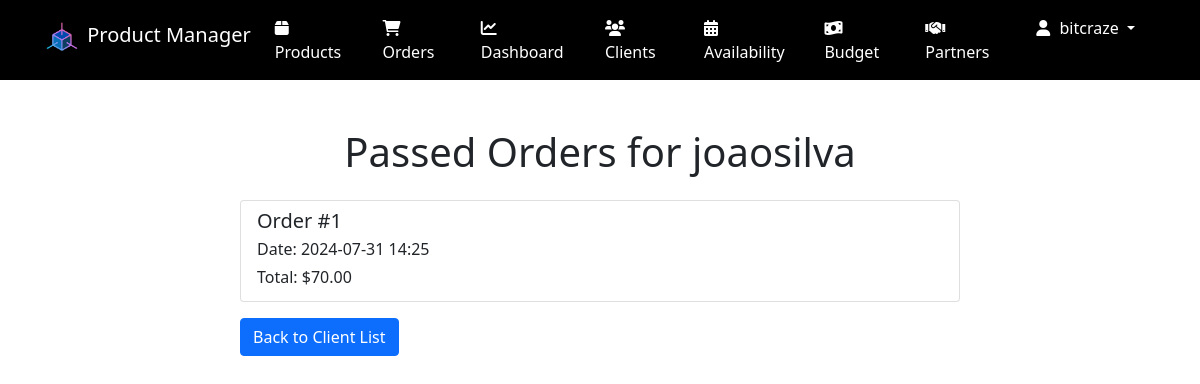
Page /clients/passed-orders/1/ (signed in) on the committed database.
### accounts/models.py (models this page shows, shortened)
class CustomUser(AbstractUser):
    is_partner = models.BooleanField(default=False)

### clients/models.py (models this page shows, shortened)
class Client(models.Model):
    nickname = models.CharField(max_length=100, blank=True)
    name = models.CharField(max_length=200, blank=True)
    telegram_id = models.PositiveIntegerField(unique=True, null=True, blank=True)
    description = models.TextField(blank=True)
    treatment_preferences = models.TextField(blank=True)
    address = models.CharField(max_length=200, blank=True)
    class Meta:
        ordering = ['nickname', 'name', 'telegram_id']
        verbose_name = 'Client'
        verbose_name_plural = 'Clients'
    def get_display_name(self):
        if self.nickname:
            return self.nickname
        elif self.name:
            return self.name
        else:
            return f"Client {self.telegram_id}"

### orders/models.py (models this page shows, shortened)
class Order(models.Model):
    id = models.AutoField(primary_key=True)
    telegram_user_id = models.IntegerField()
    STATUS_CHOICES = [
        ('cart', 'Cart'),
        ('pending_appointment', 'Pending Appointment'),
        ('pending', 'Pending'),
        ('accepted', 'Accepted'),
        ('dispatched', 'Dispatched'),
        ('completed', 'Completed'),
        ('cancelled', 'Cancelled'),
    ]
    status = models.CharField(max_length=20, choices=STATUS_CHOICES, default='cart')
    meeting_time = models.DateTimeField(null=True, blank=True)
    created_at = models.DateTimeField(auto_now_add=True)
    updated_at = models.DateTimeField(auto_now=True)
    total_price = models.DecimalField(max_digits=10, decimal_places=2, default=0)
    profit = models.DecimalField(max_digits=10, decimal_places=2, default=0)
    created_by = models.ForeignKey(settings.AUTH_USER_MODEL, on_delete=models.SET_NULL, null=True, related_name='created_orders')

### clients/views.py (the view)
# urls.py: path('passed-orders/<int:client_id>/', views.passed_orders, name='passed-orders'),
@user_passes_test(admin_check)
def passed_orders(request, client_id):
    client = get_object_or_404(Client, id=client_id)
    orders = Order.objects.filter(telegram_user_id=client.telegram_id, status='completed') if client.telegram_id else Order.objects.none()
    return render(request, 'clients/passed_orders.html', {'passed_orders': orders, 'client': client})

### clients/views.py (called while the page is built)
def admin_check(user):
    return user.is_staff or user.is_superuser

### templates/clients/passed_orders.html
{% extends 'base.html' %}
{% block content %}
<div class="container my-5">
    <h1 class="text-center mb-4">Passed Orders for {{ client.get_display_name }}</h1>
    <div class="row justify-content-center">
        <div class="col-md-8">
            <div class="list-group">
                {% for order in passed_orders %}
                    <div class="list-group-item">
                        <h5 class="mb-1">Order #{{ order.id }}</h5>
                        <p class="mb-1">Date: {{ order.created_at|date:"Y-m-d H:i" }}</p>
                        <p class="mb-1">Total: ${{ order.total_price }}</p>
                    </div>
                {% empty %}
                    <div class="list-group-item">No passed orders found for this client.</div>
                {% endfor %}
            </div>
            <a href="{% url 'clients:client-list' %}" class="btn btn-primary mt-3">Back to Client List</a>
        </div>
    </div>
</div>
{% endblock %}

### templates/base.html (shortened to what this page needs)
<!DOCTYPE html>
<html lang="en">
<head>
    <link href="https://cdn.jsdelivr.net/npm/bootstrap@5.1.3/dist/css/bootstrap.min.css" rel="stylesheet">
    <link href="https://cdnjs.cloudflare.com/ajax/libs/font-awesome/6.0.0-beta3/css/all.min.css" rel="stylesheet">
    {%load static %}
</head>
<body>
    <nav class="navbar navbar-expand-lg navbar-dark bg-dark">
        <div class="container">
            <a class="navbar-brand" href="{% url 'product-list' %}">
                <img src="{% static 'images/logo.png' %}" width="40" height="40" class="d-inline-block align-top" alt="Logo">
                Product Manager
            </a>
            <div class="collapse navbar-collapse" id="navbarNav">
                <ul class="navbar-nav">
                    {% if user.is_authenticated %}
                        {% if user.is_superuser or not user.is_partner %}
                            <li class="nav-item">
                                <a class="nav-link" href="{% url 'product-list' %}"><i class="fas fa-box"></i> Products</a>
                            </li>
                            <li class="nav-item">
                                <a class="nav-link" href="{% url 'orders:order-list' %}"><i class="fas fa-shopping-cart"></i> Orders</a>
                            </li>
                            <li class="nav-item">
                                <a class="nav-link" href="{% url 'dashboard' %}"><i class="fas fa-chart-line"></i> Dashboard</a>
                            </li>
                            <li class="nav-item">
                                <a class="nav-link" href="{% url 'clients:client-list' %}"><i class="fas fa-users"></i> Clients</a>
                            </li>
                            <li class="nav-item">
                                <a class="nav-link" href="{% url 'availability:availability-settings' %}"><i class="fas fa-calendar-alt"></i> Availability</a>
                            </li>
                            <li class="nav-item">
                                <a class="nav-link" href="{% url 'budget_manager:overview' %}"><i class="fas fa-money-bill-wave"></i> Budget</a>
                            </li>
                        {% endif %}
                        <li class="nav-item">
                            <a class="nav-link" href="{% url 'partners:dashboard' %}"><i class="fas fa-handshake"></i> Partners</a>
                        </li>
                        <li class="nav-item dropdown">
                            <a class="nav-link dropdown-toggle" href="#" id="navbarDropdown" role="button" data-bs-toggle="dropdown" aria-expanded="false">
                                <i class="fas fa-user"></i> {{ user.username }}
                            </a>
                        </li>
                    {% else %}
                        <li class="nav-item">
                            <a class="nav-link" href="#" data-bs-toggle="modal" data-bs-target="#loginModal"><i class="fas fa-sign-in-alt"></i> Login</a>
                        </li>
                    {% endif %}
                </ul>
            </div>
        </div>
    </nav>
    <div class="container mt-4">
        {% block content %}{% endblock %}
    </div>
</body>
</html>

### templates/base.html (style rules this page uses)
.navbar { background-color: #000 !important; }
.navbar-brand, .nav-link { color: #fff !important; }
.nav-link { margin-right: 15px; }
.nav-link i { margin-right: 5px; }

### rows in the picture
CustomUser: username "bitcraze"
Client: get_display_name "joaosilva"
Order: id "1", created_at "2024-07-31 14:25", total_price "70.00"
